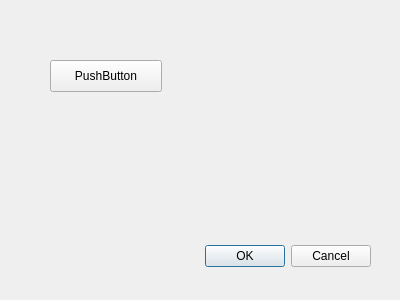
<?xml version="1.0" encoding="UTF-8"?>
<ui version="4.0">
 <class>Dialog</class>
 <widget class="QDialog" name="Dialog">
  <property name="geometry">
   <rect>
    <x>0</x>
    <y>0</y>
    <width>400</width>
    <height>300</height>
   </rect>
  </property>
  <property name="windowTitle">
   <string>Dialog</string>
  </property>
  <widget class="QDialogButtonBox" name="buttonBox">
   <property name="geometry">
    <rect>
     <x>30</x>
     <y>240</y>
     <width>341</width>
     <height>32</height>
    </rect>
   </property>
   <property name="orientation">
    <enum>Qt::Horizontal</enum>
   </property>
   <property name="standardButtons">
    <set>QDialogButtonBox::Cancel|QDialogButtonBox::Ok</set>
   </property>
  </widget>
  <widget class="QPushButton" name="pushButton">
   <property name="geometry">
    <rect>
     <x>50</x>
     <y>60</y>
     <width>112</width>
     <height>32</height>
    </rect>
   </property>
   <property name="text">
    <string>PushButton</string>
   </property>
  </widget>
 </widget>
 <resources/>
 <connections>
  <connection>
   <sender>buttonBox</sender>
   <signal>accepted()</signal>
   <receiver>Dialog</receiver>
   <slot>accept()</slot>
   <hints>
    <hint type="sourcelabel">
     <x>248</x>
     <y>254</y>
    </hint>
    <hint type="destinationlabel">
     <x>157</x>
     <y>274</y>
    </hint>
   </hints>
  </connection>
  <connection>
   <sender>buttonBox</sender>
   <signal>rejected()</signal>
   <receiver>Dialog</receiver>
   <slot>reject()</slot>
   <hints>
    <hint type="sourcelabel">
     <x>316</x>
     <y>260</y>
    </hint>
    <hint type="destinationlabel">
     <x>286</x>
     <y>274</y>
    </hint>
   </hints>
  </connection>
 </connections>
</ui>
